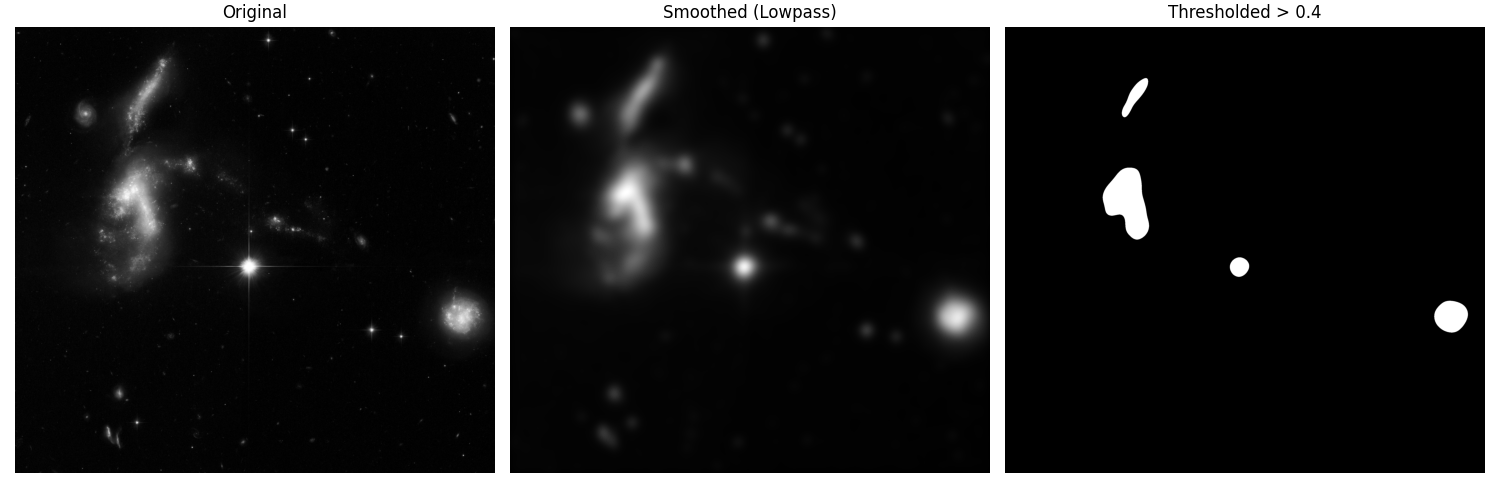

Write Python code to recreate this figure.
import sys
import os
import numpy as np
import matplotlib.pyplot as plt
from skimage.io import imread
from skimage.util import img_as_float
from scipy.ndimage import correlate1d
from libDIPUM.data_path import dip_data

# Image loading
img_path = dip_data('hickson-compact-group.tif')
f = imread(img_path)
if f.ndim == 3:
    f = f[:, :, 0]

f = img_as_float(f)

# Kernel (separable Gaussian, spatial domain)
SIG = 25.0
ksize = 151
radius = (ksize - 1) // 2
x = np.arange(-radius, radius + 1, dtype=np.float64)
w1d = np.exp(-(x**2) / (2.0 * SIG * SIG))
w1d /= np.sum(w1d)

# Filtering (equivalent to 2D Gaussian correlation, but much faster)
# MATLAB default imfilter boundary is zero padding.
g = correlate1d(f, w1d, axis=1, mode='constant', cval=0.0)
g = correlate1d(g, w1d, axis=0, mode='constant', cval=0.0)

# Thresholding
gT = g > 0.4

# Display
fig, axes = plt.subplots(1, 3, figsize=(15, 5))

axes[0].imshow(f, cmap='gray')
axes[0].set_title('Original')
axes[0].axis('off')

axes[1].imshow(g, cmap='gray')
axes[1].set_title('Smoothed (Lowpass)')
axes[1].axis('off')

axes[2].imshow(gT, cmap='gray')
axes[2].set_title('Thresholded > 0.4')
axes[2].axis('off')

plt.tight_layout()
plt.savefig('Figure347.png')
print('Saved Figure347.png')
plt.show()
